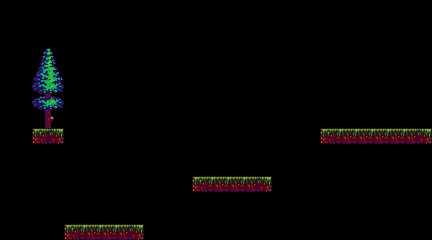

Below is a game level as drawn by its tile map, then a one-line description and the .tmx file that defines it, in full:
An orthogonal 27x15 tile map with 16x16 px tiles, 1 tile layer (Kachelebene 1).

<map version="1.5" tiledversion="1.5.0" orientation="orthogonal" renderorder="right-down" width="27" height="15" tilewidth="16" tileheight="16" infinite="0" nextlayerid="2" nextobjectid="1">
 <tileset firstgid="1" source="streamlings.tsx" />
 <layer id="1" name="Kachelebene 1" width="27" height="15">
  <data encoding="csv">
0,0,0,0,0,0,0,0,0,0,0,0,0,0,0,0,0,0,0,0,0,0,0,0,0,0,0,
0,0,0,0,0,0,0,0,0,0,0,0,0,0,0,0,0,0,0,0,0,0,0,0,0,0,0,
0,0,0,0,0,0,0,0,0,0,0,0,0,0,0,0,0,0,0,0,0,0,0,0,0,0,0,
0,0,148,149,0,0,0,0,0,0,0,0,0,0,0,0,0,0,0,0,0,0,0,0,0,0,0,
0,0,155,156,0,0,0,0,0,0,0,0,0,0,0,0,0,0,0,0,0,0,0,0,0,0,0,
0,0,162,163,0,0,0,0,0,0,0,0,0,0,0,0,0,0,0,0,0,0,0,0,0,0,0,
0,0,169,170,0,0,0,0,0,0,0,0,0,0,0,0,0,0,0,0,0,0,0,0,0,0,0,
0,0,176,177,0,0,0,0,0,0,0,0,0,0,0,0,0,0,0,0,0,0,0,0,0,0,0,
0,0,26,28,0,0,0,0,0,0,0,0,0,0,0,0,0,0,0,0,26,27,27,27,27,27,28,
0,0,0,0,0,0,0,0,0,0,0,0,0,0,0,0,0,0,0,0,0,0,0,0,0,0,0,
0,0,0,0,0,0,0,0,0,0,0,0,0,0,0,0,0,0,0,0,0,0,0,0,0,0,0,
0,0,0,0,0,0,0,0,0,0,0,0,26,27,27,27,28,0,0,0,0,0,0,0,0,0,0,
0,0,0,0,0,0,0,0,0,0,0,0,0,0,0,0,0,0,0,0,0,0,0,0,0,0,0,
0,0,0,0,0,0,0,0,0,0,0,0,0,0,0,0,0,0,0,0,0,0,0,0,0,0,0,
0,0,0,0,26,27,27,27,28,0,0,0,0,0,0,0,0,0,0,0,0,0,0,0,0,0,0
</data>
 </layer>
</map>